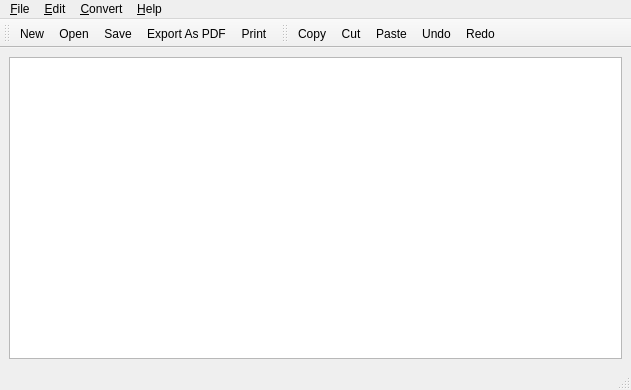
<?xml version="1.0" encoding="UTF-8"?>
<ui version="4.0">
 <class>Kuttans</class>
 <widget class="QMainWindow" name="Kuttans">
  <property name="geometry">
   <rect>
    <x>0</x>
    <y>0</y>
    <width>631</width>
    <height>390</height>
   </rect>
  </property>
  <property name="windowTitle">
   <string comment="Malayalam Unicode&lt;-&gt;ASCII Converter">Kuttans</string>
  </property>
  <widget class="QWidget" name="centralwidget">
   <layout class="QGridLayout" name="gridLayout">
    <item row="0" column="0">
     <widget class="QTextEdit" name="textEdit"/>
    </item>
   </layout>
  </widget>
  <widget class="QMenuBar" name="menubar">
   <property name="geometry">
    <rect>
     <x>0</x>
     <y>0</y>
     <width>631</width>
     <height>29</height>
    </rect>
   </property>
   <widget class="QMenu" name="menuFile">
    <property name="title">
     <string>&amp;File</string>
    </property>
    <addaction name="actionOpen"/>
    <addaction name="actionNew"/>
    <addaction name="separator"/>
    <addaction name="actionSave"/>
    <addaction name="actionSaveAs"/>
    <addaction name="separator"/>
    <addaction name="actionExportPDF"/>
    <addaction name="actionPrint"/>
    <addaction name="actionPrintPreview"/>
    <addaction name="separator"/>
    <addaction name="actionClose"/>
   </widget>
   <widget class="QMenu" name="menu_Convert">
    <property name="title">
     <string>&amp;Convert</string>
    </property>
    <widget class="QMenu" name="menu_Unicode_To_ASCII">
     <property name="title">
      <string>&amp;Unicode To ASCII</string>
     </property>
     <addaction name="actionRevathi_u2a"/>
     <addaction name="actionIndulekha_u2a"/>
     <addaction name="actionKarthika_u2a"/>
     <addaction name="actionSelectFontMap_u2a"/>
    </widget>
    <widget class="QMenu" name="menu_ASCII_To_Unicode">
     <property name="title">
      <string>&amp;ASCII to Unicode</string>
     </property>
     <addaction name="actionRevathi_a2u"/>
     <addaction name="actionIndulekha_a2u"/>
     <addaction name="actionKarthika_a2u"/>
     <addaction name="actionSelectFontMap_a2u"/>
    </widget>
    <addaction name="menu_ASCII_To_Unicode"/>
    <addaction name="menu_Unicode_To_ASCII"/>
    <addaction name="separator"/>
    <addaction name="actionASCIIToUnicodePDF"/>
    <addaction name="actionUnicodeToASCIIPDF"/>
   </widget>
   <widget class="QMenu" name="menu_Help">
    <property name="title">
     <string>&amp;Help</string>
    </property>
    <addaction name="actionKuttansHelp"/>
    <addaction name="actionPayyansHelp"/>
    <addaction name="actionAbout"/>
   </widget>
   <widget class="QMenu" name="menu_Edit">
    <property name="title">
     <string>&amp;Edit</string>
    </property>
    <addaction name="actionCopy"/>
    <addaction name="actionCut"/>
    <addaction name="actionPaste"/>
    <addaction name="actionDelete"/>
    <addaction name="separator"/>
    <addaction name="actionUndo"/>
    <addaction name="actionRedo"/>
    <addaction name="separator"/>
    <addaction name="actionSelectAll"/>
   </widget>
   <addaction name="menuFile"/>
   <addaction name="menu_Edit"/>
   <addaction name="menu_Convert"/>
   <addaction name="menu_Help"/>
  </widget>
  <widget class="QStatusBar" name="statusbar"/>
  <widget class="QToolBar" name="toolBar">
   <property name="windowTitle">
    <string>Main Toolbar</string>
   </property>
   <attribute name="toolBarArea">
    <enum>TopToolBarArea</enum>
   </attribute>
   <attribute name="toolBarBreak">
    <bool>false</bool>
   </attribute>
   <addaction name="actionNew"/>
   <addaction name="actionOpen"/>
   <addaction name="actionSave"/>
   <addaction name="actionExportPDF"/>
   <addaction name="actionPrint"/>
  </widget>
  <widget class="QToolBar" name="editToolBar">
   <property name="windowTitle">
    <string>Edit Toolbar</string>
   </property>
   <attribute name="toolBarArea">
    <enum>TopToolBarArea</enum>
   </attribute>
   <attribute name="toolBarBreak">
    <bool>false</bool>
   </attribute>
   <addaction name="actionCopy"/>
   <addaction name="actionCut"/>
   <addaction name="actionPaste"/>
   <addaction name="actionUndo"/>
   <addaction name="actionRedo"/>
  </widget>
  <action name="actionOpen">
   <property name="icon">
    <iconset resource="../qrc/kuttans.qrc">
     <normaloff>:/Kuttans/document-open.png</normaloff>:/Kuttans/document-open.png</iconset>
   </property>
   <property name="text">
    <string>&amp;Open</string>
   </property>
  </action>
  <action name="actionClose">
   <property name="icon">
    <iconset resource="../qrc/kuttans.qrc">
     <normaloff>:/Kuttans/window-close.png</normaloff>:/Kuttans/window-close.png</iconset>
   </property>
   <property name="text">
    <string>&amp;Close</string>
   </property>
  </action>
  <action name="actionSave">
   <property name="icon">
    <iconset resource="../qrc/kuttans.qrc">
     <normaloff>:/Kuttans/document-save.png</normaloff>:/Kuttans/document-save.png</iconset>
   </property>
   <property name="text">
    <string>&amp;Save</string>
   </property>
  </action>
  <action name="actionSaveAs">
   <property name="icon">
    <iconset resource="../qrc/kuttans.qrc">
     <normaloff>:/Kuttans/document-save-as.png</normaloff>:/Kuttans/document-save-as.png</iconset>
   </property>
   <property name="text">
    <string>Save &amp;As</string>
   </property>
  </action>
  <action name="actionKuttansHelp">
   <property name="icon">
    <iconset resource="../qrc/kuttans.qrc">
     <normaloff>:/Kuttans/system-help.png</normaloff>:/Kuttans/system-help.png</iconset>
   </property>
   <property name="text">
    <string>&amp;Kuttans Help</string>
   </property>
  </action>
  <action name="actionPayyansHelp">
   <property name="icon">
    <iconset resource="../qrc/kuttans.qrc">
     <normaloff>:/Kuttans/system-help.png</normaloff>:/Kuttans/system-help.png</iconset>
   </property>
   <property name="text">
    <string>&amp;Payyans Help</string>
   </property>
  </action>
  <action name="actionAbout">
   <property name="icon">
    <iconset resource="../qrc/kuttans.qrc">
     <normaloff>:/Kuttans/face-confused.png</normaloff>:/Kuttans/face-confused.png</iconset>
   </property>
   <property name="text">
    <string>&amp;About</string>
   </property>
  </action>
  <action name="actionASCIIToUnicode">
   <property name="icon">
    <iconset resource="../qrc/kuttans.qrc">
     <normaloff>:/Kuttans/preferences-desktop-font.png</normaloff>:/Kuttans/preferences-desktop-font.png</iconset>
   </property>
   <property name="text">
    <string>&amp;ASCII To Unicode</string>
   </property>
  </action>
  <action name="actionCopy">
   <property name="icon">
    <iconset resource="../qrc/kuttans.qrc">
     <normaloff>:/Kuttans/edit-copy.png</normaloff>:/Kuttans/edit-copy.png</iconset>
   </property>
   <property name="text">
    <string>&amp;Copy</string>
   </property>
  </action>
  <action name="actionCut">
   <property name="icon">
    <iconset resource="../qrc/kuttans.qrc">
     <normaloff>:/Kuttans/edit-cut.png</normaloff>:/Kuttans/edit-cut.png</iconset>
   </property>
   <property name="text">
    <string>C&amp;ut</string>
   </property>
  </action>
  <action name="actionPaste">
   <property name="icon">
    <iconset resource="../qrc/kuttans.qrc">
     <normaloff>:/Kuttans/edit-paste.png</normaloff>:/Kuttans/edit-paste.png</iconset>
   </property>
   <property name="text">
    <string>&amp;Paste</string>
   </property>
  </action>
  <action name="actionUndo">
   <property name="icon">
    <iconset resource="../qrc/kuttans.qrc">
     <normaloff>:/Kuttans/edit-undo.png</normaloff>:/Kuttans/edit-undo.png</iconset>
   </property>
   <property name="text">
    <string>&amp;Undo</string>
   </property>
  </action>
  <action name="actionRedo">
   <property name="icon">
    <iconset resource="../qrc/kuttans.qrc">
     <normaloff>:/Kuttans/edit-redo.png</normaloff>:/Kuttans/edit-redo.png</iconset>
   </property>
   <property name="text">
    <string>&amp;Redo</string>
   </property>
  </action>
  <action name="actionSelectAll">
   <property name="icon">
    <iconset resource="../qrc/kuttans.qrc">
     <normaloff>:/Kuttans/edit-select-all.png</normaloff>:/Kuttans/edit-select-all.png</iconset>
   </property>
   <property name="text">
    <string>&amp;Select All</string>
   </property>
  </action>
  <action name="actionSelectFontMap_u2a">
   <property name="icon">
    <iconset resource="../qrc/kuttans.qrc">
     <normaloff>:/Kuttans/preferences-desktop-font.png</normaloff>:/Kuttans/preferences-desktop-font.png</iconset>
   </property>
   <property name="text">
    <string>&amp;Custom Font map</string>
   </property>
  </action>
  <action name="actionSelectFontMap_a2u">
   <property name="icon">
    <iconset resource="../qrc/kuttans.qrc">
     <normaloff>:/Kuttans/preferences-desktop-font.png</normaloff>:/Kuttans/preferences-desktop-font.png</iconset>
   </property>
   <property name="text">
    <string>&amp;Custom Font map</string>
   </property>
  </action>
  <action name="actionRevathi_u2a">
   <property name="icon">
    <iconset resource="../qrc/kuttans.qrc">
     <normaloff>:/Kuttans/preferences-desktop-font.png</normaloff>:/Kuttans/preferences-desktop-font.png</iconset>
   </property>
   <property name="text">
    <string>&amp;Revathi</string>
   </property>
  </action>
  <action name="actionIndulekha_u2a">
   <property name="icon">
    <iconset resource="../qrc/kuttans.qrc">
     <normaloff>:/Kuttans/preferences-desktop-font.png</normaloff>:/Kuttans/preferences-desktop-font.png</iconset>
   </property>
   <property name="text">
    <string>&amp;Indulekha</string>
   </property>
  </action>
  <action name="actionKarthika_u2a">
   <property name="icon">
    <iconset resource="../qrc/kuttans.qrc">
     <normaloff>:/Kuttans/preferences-desktop-font.png</normaloff>:/Kuttans/preferences-desktop-font.png</iconset>
   </property>
   <property name="text">
    <string>&amp;Karthika</string>
   </property>
  </action>
  <action name="actionRevathi_a2u">
   <property name="icon">
    <iconset resource="../qrc/kuttans.qrc">
     <normaloff>:/Kuttans/preferences-desktop-font.png</normaloff>:/Kuttans/preferences-desktop-font.png</iconset>
   </property>
   <property name="text">
    <string>&amp;Revathi</string>
   </property>
  </action>
  <action name="actionIndulekha_a2u">
   <property name="icon">
    <iconset resource="../qrc/kuttans.qrc">
     <normaloff>:/Kuttans/preferences-desktop-font.png</normaloff>:/Kuttans/preferences-desktop-font.png</iconset>
   </property>
   <property name="text">
    <string>&amp;Indulekha</string>
   </property>
  </action>
  <action name="actionKarthika_a2u">
   <property name="icon">
    <iconset resource="../qrc/kuttans.qrc">
     <normaloff>:/Kuttans/preferences-desktop-font.png</normaloff>:/Kuttans/preferences-desktop-font.png</iconset>
   </property>
   <property name="text">
    <string>&amp;Karthika</string>
   </property>
  </action>
  <action name="actionPrint">
   <property name="icon">
    <iconset resource="../qrc/kuttans.qrc">
     <normaloff>:/Kuttans/document-print.png</normaloff>:/Kuttans/document-print.png</iconset>
   </property>
   <property name="text">
    <string>&amp;Print</string>
   </property>
  </action>
  <action name="actionExportPDF">
   <property name="icon">
    <iconset resource="../qrc/kuttans.qrc">
     <normaloff>:/Kuttans/application-illustrator.png</normaloff>:/Kuttans/application-illustrator.png</iconset>
   </property>
   <property name="text">
    <string>&amp;Export As PDF</string>
   </property>
  </action>
  <action name="actionPrintPreview">
   <property name="icon">
    <iconset resource="../qrc/kuttans.qrc">
     <normaloff>:/Kuttans/document-print-preview.png</normaloff>:/Kuttans/document-print-preview.png</iconset>
   </property>
   <property name="text">
    <string>P&amp;rint Preview</string>
   </property>
  </action>
  <action name="actionDelete">
   <property name="icon">
    <iconset resource="../qrc/kuttans.qrc">
     <normaloff>:/Kuttans/edit-delete.png</normaloff>:/Kuttans/edit-delete.png</iconset>
   </property>
   <property name="text">
    <string>&amp;Delete</string>
   </property>
  </action>
  <action name="actionNew">
   <property name="icon">
    <iconset resource="../qrc/kuttans.qrc">
     <normaloff>:/Kuttans/document-new.png</normaloff>:/Kuttans/document-new.png</iconset>
   </property>
   <property name="text">
    <string>&amp;New</string>
   </property>
  </action>
  <action name="actionASCIIToUnicodePDF">
   <property name="icon">
    <iconset resource="../qrc/kuttans.qrc">
     <normaloff>:/Kuttans/application-illustrator.png</normaloff>:/Kuttans/application-illustrator.png</iconset>
   </property>
   <property name="text">
    <string>ASCII &amp;PDF to Unicode PDF</string>
   </property>
  </action>
  <action name="actionUnicodeToASCIIPDF">
   <property name="icon">
    <iconset resource="../qrc/kuttans.qrc">
     <normaloff>:/Kuttans/application-illustrator.png</normaloff>:/Kuttans/application-illustrator.png</iconset>
   </property>
   <property name="text">
    <string>Unicode P&amp;DF to ASCII PDF</string>
   </property>
  </action>
 </widget>
 <resources>
  <include location="../qrc/kuttans.qrc"/>
 </resources>
 <connections>
  <connection>
   <sender>actionClose</sender>
   <signal>activated(int)</signal>
   <receiver>Kuttans</receiver>
   <slot>close()</slot>
   <hints>
    <hint type="sourcelabel">
     <x>-1</x>
     <y>-1</y>
    </hint>
    <hint type="destinationlabel">
     <x>298</x>
     <y>193</y>
    </hint>
   </hints>
  </connection>
  <connection>
   <sender>actionCopy</sender>
   <signal>activated(int)</signal>
   <receiver>textEdit</receiver>
   <slot>copy()</slot>
   <hints>
    <hint type="sourcelabel">
     <x>-1</x>
     <y>-1</y>
    </hint>
    <hint type="destinationlabel">
     <x>315</x>
     <y>196</y>
    </hint>
   </hints>
  </connection>
  <connection>
   <sender>actionCut</sender>
   <signal>activated(int)</signal>
   <receiver>textEdit</receiver>
   <slot>cut()</slot>
   <hints>
    <hint type="sourcelabel">
     <x>-1</x>
     <y>-1</y>
    </hint>
    <hint type="destinationlabel">
     <x>315</x>
     <y>196</y>
    </hint>
   </hints>
  </connection>
  <connection>
   <sender>actionPaste</sender>
   <signal>activated(int)</signal>
   <receiver>textEdit</receiver>
   <slot>paste()</slot>
   <hints>
    <hint type="sourcelabel">
     <x>-1</x>
     <y>-1</y>
    </hint>
    <hint type="destinationlabel">
     <x>315</x>
     <y>196</y>
    </hint>
   </hints>
  </connection>
  <connection>
   <sender>actionUndo</sender>
   <signal>activated(int)</signal>
   <receiver>textEdit</receiver>
   <slot>undo()</slot>
   <hints>
    <hint type="sourcelabel">
     <x>-1</x>
     <y>-1</y>
    </hint>
    <hint type="destinationlabel">
     <x>315</x>
     <y>196</y>
    </hint>
   </hints>
  </connection>
  <connection>
   <sender>actionRedo</sender>
   <signal>activated(int)</signal>
   <receiver>textEdit</receiver>
   <slot>redo()</slot>
   <hints>
    <hint type="sourcelabel">
     <x>-1</x>
     <y>-1</y>
    </hint>
    <hint type="destinationlabel">
     <x>315</x>
     <y>196</y>
    </hint>
   </hints>
  </connection>
  <connection>
   <sender>actionSelectAll</sender>
   <signal>activated(int)</signal>
   <receiver>textEdit</receiver>
   <slot>selectAll()</slot>
   <hints>
    <hint type="sourcelabel">
     <x>-1</x>
     <y>-1</y>
    </hint>
    <hint type="destinationlabel">
     <x>315</x>
     <y>196</y>
    </hint>
   </hints>
  </connection>
 </connections>
</ui>
